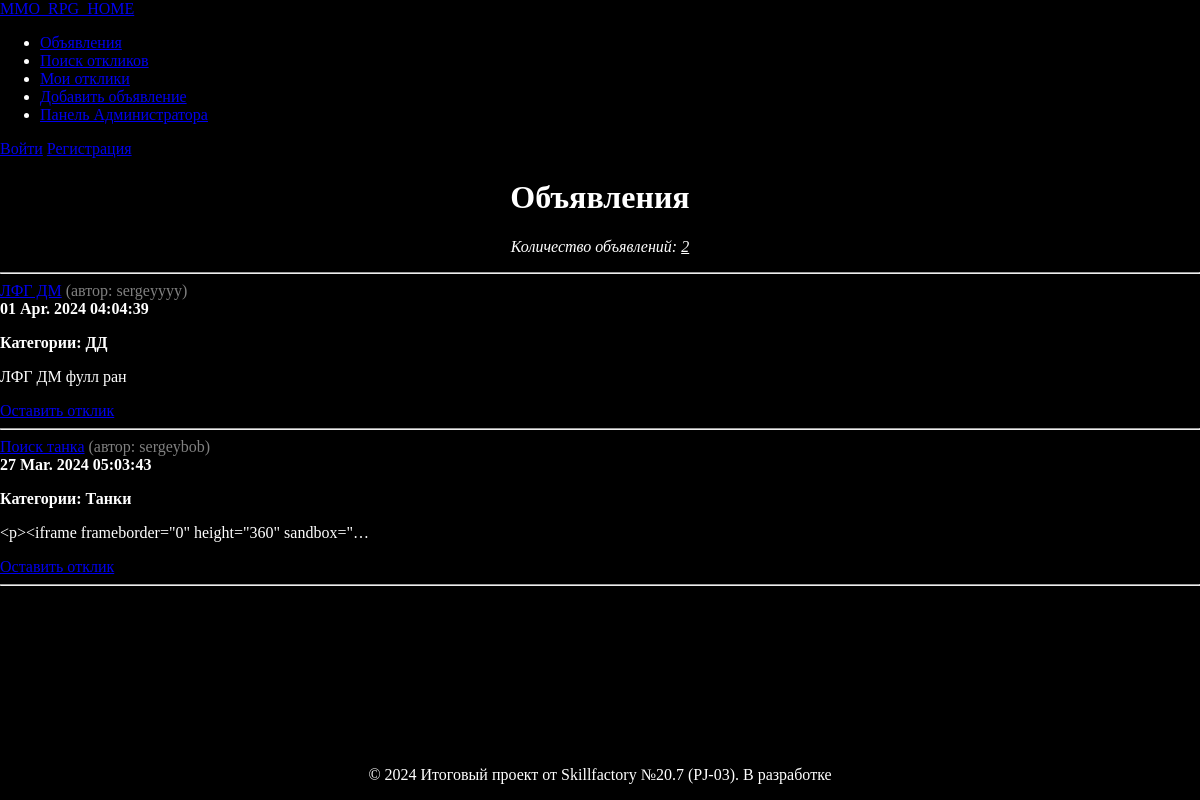
/posts/, run on the app's committed database.
### mmonews/models.py (models this page shows, shortened)
class Post(models.Model):
    author = models.ForeignKey(User, on_delete=models.CASCADE)
    title = models.CharField(max_length=255, default='Заголовок')
    text = RichTextUploadingField()
    datetime_post = models.DateTimeField(auto_now_add=True)
    category = models.ManyToManyField(Category, through='PostCategory')

class User(AbstractUser):
    code = models.CharField(max_length=15, blank=True, null=True)

class Category(models.Model):
    name = models.CharField(max_length=255, unique=True)
    def __str__(self):
        return self.name

### mmonews/views.py (the view)
# urls.py: path('posts/', PostsListView.as_view(), name='posts'),
class PostsListView(ListView):
    model = Post
    ordering = '-datetime_post'
    template_name = 'mmonews/posts.html'
    context_object_name = 'posts'
    paginate_by = 5

### mmonews/current_time.py (called while the page is built)
def get_current_time(request):
    return {'current_time': datetime.now()}

### templates/mmonews/posts.html (shortened to what this page needs)
{% extends 'flatpages/default.html' %}
{% block content %}
    <div style="text-align: center;">
        <h1>Объявления</h1>
        {% if posts %}
            <p><i>Количество объявлений: <u>{{posts|length}}</u></i></p>
            <hr>
        {% for val in posts %}
            <div style="text-align: left;">
                <a href="{% url 'post_detail' val.id %}">{{val.title}}</a>
                <span style="color: gray;">(автор: {{val.author}})</span>
                <br>
                <b>{{ val.datetime_post|date:'d M. Y h:m:s' }}</b>
                <p><b>Категории:
                    {% for cat in val.category.all%}
                        {{cat}}
                    {% endfor %}
                </b></p>
                <p>{{ val.text|truncatechars:50 }}</p>
                {% if request.user.author != val.author%}
                    <a class="btn btn-primary" href="{% url 'response_create' val.id %}" role="button">Оставить отклик</a>
                {% endif %}
            </div>
            <hr>
        {% endfor %}
        {% else %}
            <h2>Новостей нет!</h2>
        {% endif %}
    </div>
{% include "flatpages/paginate.html" %}
{% endblock content %}

### templates/flatpages/default.html (shortened to what this page needs)
<!DOCTYPE html>
{% load i18n %}
{% load tz %}
<html lang="en">
<head>
    {% load static %}
    <link href="{% static 'css/styles.css' %}" rel="stylesheet"/>
    <link rel="stylesheet" href="https://cdn.jsdelivr.net/npm/bootstrap-icons@1.11.2/font/bootstrap-icons.min.css">
    {% include 'flatpages/current_time.html' %}
</head>
<body>
<header class="p-3 text-bg-dark">
    <div class="container">
        <nav class="d-flex flex-wrap align-items-center justify-content-center justify-content-lg-start">
            <nav class="navbar bg-body-tertiary">
                <div class="container-fluid">
                    <a class="navbar-brand text-white text-start ms-0" href="/">
                        MMO_RPG_HOME
                    </a>
                </div>
            </nav>
            <ul class="nav col-12 col-lg-auto me-lg-auto mb-2 justify-content-center mb-md-0 text-center">
                <li><a href="/posts/" class="nav-link px-2 text-white">Объявления</a></li>
                <li><a href="/search_response/" class="nav-link px-2 text-white">Поиск откликов</a></li>
                <li><a href="/search_my_response/" class="nav-link px-2 text-white">Мои отклики</a></li>
                <li><a href="/create/" class="nav-link px-2 text-white">Добавить объявление</a></li>
                <li><a href="/admin/" class="nav-link px-2 text-white">Панель Администратора</a></li>
            </ul>
            <div class="text-end d-flex align-items-center">
                {% if request.user.username %}
                <a href="{% url 'personal_account' pk=request.user.id %}"
                   class="link-body-emphasis text-decoration-none show me-2 text-white"
                   data-bs-toggle="dropdown" aria-expanded="true">
                    {{ request.user.username }}
                </a>
                <a href="/accounts/logout/" class="btn btn-warning me-2">Выйти</a>
                {% else %}
                <a href="/accounts/login/" class="btn btn-outline-light me-2">Войти</a>
                <a href="/accounts/signup/" class="btn btn-warning">Регистрация</a>
                {% endif %}
            </div>
        </nav>
    </div>
</header>
<div class="container">
    <div class="row">
        <div class="col-lg-12">
            {% block content %}
            {% endblock content %}
        </div>
    </div>
</div>
{% include 'flatpages/back_to_top.html' %}
{% include 'flatpages/footer.html' %}
</body>
</html>

### templates/flatpages/current_time.html (shortened to what this page needs)
<!DOCTYPE html>
<html lang="en">
<head>
</head>
<body>
</body>
</html>

### templates/flatpages/paginate.html (shortened to what this page needs)
<!DOCTYPE html>
<html lang="en">
    <head>
        {% load static %}
        <link href="{% static 'css/styles.css' %}" rel="stylesheet" />
        {% include 'flatpages/current_time.html' %}
    </head>
    <body>
    </body>
</html>

### templates/flatpages/back_to_top.html (shortened to what this page needs)
<!DOCTYPE html>
<html>
<head>
    <link rel="stylesheet" href="https://use.fontawesome.com/releases/v5.2.0/css/all.css">
</head>
<body>
</body>
</html>

### templates/flatpages/footer.html (shortened to what this page needs)
<!DOCTYPE html>
<html lang="en">
<head>
</head>
<body>
    <footer class="text-bg-dark">
        <p class="text-center text-body-secondary">© 2024 Итоговый проект от Skillfactory №20.7 (PJ-03). В разработке</p>
    </footer>
</body>
</html>

### templates/flatpages/footer.html (style rules this page uses)
footer { position: fixed; bottom: 0; width: 100%; height: 50px; background-color: black; color: white; display: flex; justify-content: center; align-items: center; }

### data on the page
Post: title "ЛФГ ДМ", author "sergeyyyy", datetime_post "01 Apr. 2024 04:04:39", text "ЛФГ ДМ фулл ран", shows "Оставить отклик"
Category: name "ДД"
Post: title "Поиск танка", author "sergeybob", datetime_post "27 Mar. 2024 05:03:43", text "<p><iframe frameborder=\"0\" height=\"360\" sandbox=\"…", shows "Оставить отклик"
Category: name "Танки"

### other printed values
{{ posts|length }} "2"
